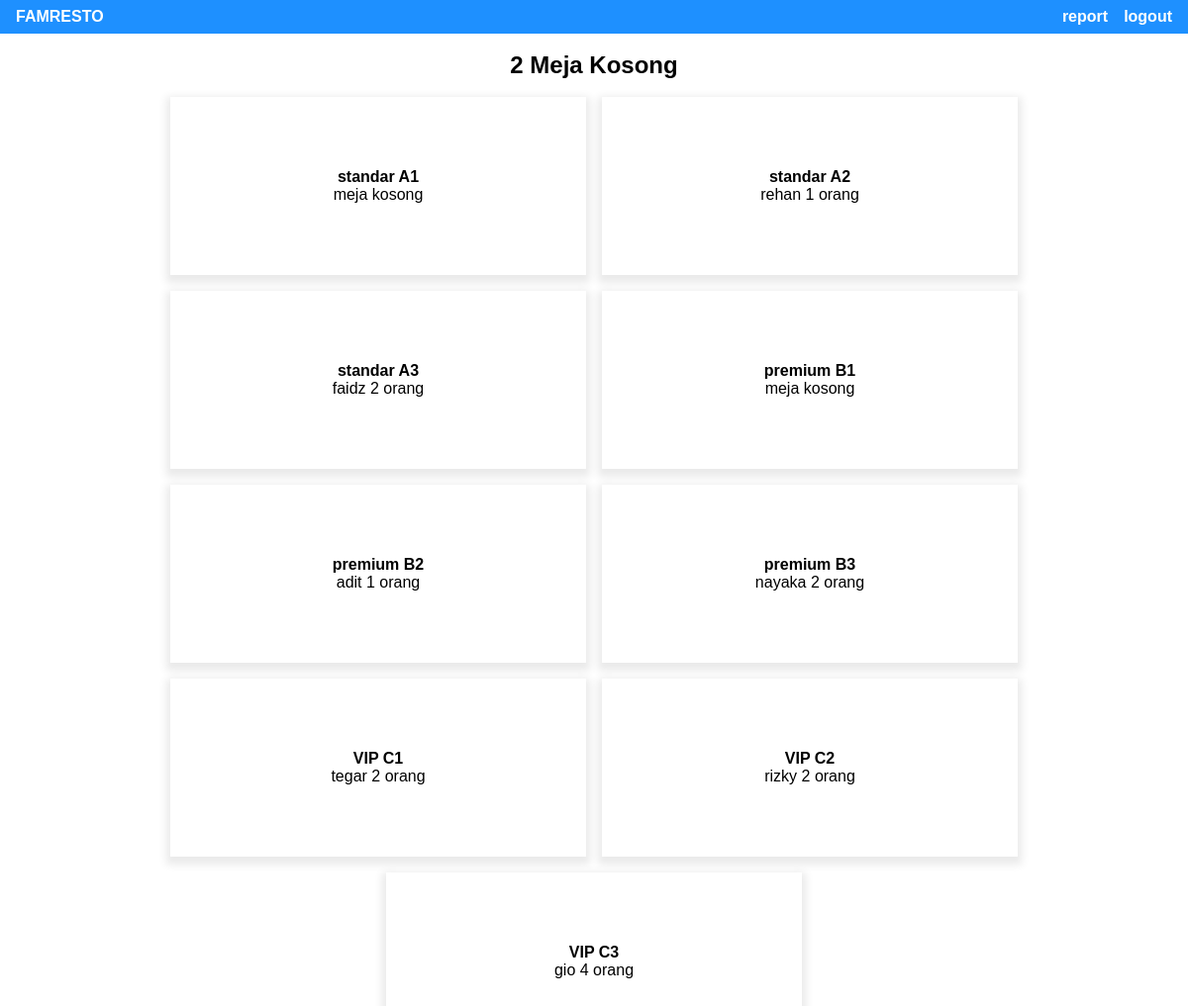
The app's page /index.php (signed in) with its own data.
### tables this page shows
CREATE TABLE `meja` (
  `id` int(11) NOT NULL,
  `no_meja` varchar(255) NOT NULL,
  `tipe_meja` varchar(255) NOT NULL DEFAULT 'standar',
  `nama_pelanggan` varchar(255) DEFAULT NULL,
  `jumlah_orang` int(11) DEFAULT NULL,
  `status` tinyint(1) NOT NULL DEFAULT 0
);

### index.php (the view, shortened to what this page needs)
<?php
      require_once("services/database.php");
      $select_meja_query = "select * from meja";
      $count_meja_query = "SELECT COUNT(status) as total_count, SUM(status=1) as total_row  FROM meja";
      $select_meja = $db->query($select_meja_query);
      $count_meja = $db->query($count_meja_query);
      $status = $count_meja->fetch_assoc();
      $jumlah_meja = $status["total_count"];
      $meja_isi = $status["total_row"];
?>
<!DOCTYPE html>
<html lang="en">
  <head>
    <link rel="stylesheet" href="style.css"/>
  </head>
  <body>
    <?php include("layouts/header.php") ?>
    <br />
    <?php
        $sisa_meja = $jumlah_meja - $meja_isi;
        if($jumlah_meja == $meja_isi) {
          echo "<h1 align='center'>Meja Penuh</h1>";
        }else{
          echo "<h1 align='center'>$sisa_meja Meja Kosong</h1>";
        }
    ?>
    <br/>
    <div class="container">
                  <?php
                      foreach ($select_meja as $meja) {
                  ?>
            <div class="card" onclick="goToMeja('<?= $meja['no_meja'] ?>', '<?= $meja['nama_pelanggan'] ?>')">
                  <b> <?= $meja['tipe_meja'] . " " . $meja['no_meja']; ?> </b>
                  <p>
                     <?= $meja['nama_pelanggan'] == NULL && $meja['jumlah_orang'] == NULL ? "meja kosong" :  $meja['nama_pelanggan'] . " " . $meja['jumlah_orang'] . " " . "orang"; ?>
                  </p>
            </div>
                  <?php } ?>
    </div>
  </body>
</html>

### layouts/header.php
<header>
        <div>
            <a href="index.php">FAMRESTO</a>
        </div>
        <div>
            <?php
                if(isset($_SESSION['isLogin'])){
                    echo "<div class='right' >";
                    echo "<a href='report.php'>report</a>";
                    echo "<a href='logout.php'>logout</a>";
                    echo "</div>";
                }else{
                    echo "<a href='login.php'>login</a>";
                }
            ?>
        </div>
</header>

### style.css (style rules this page uses)
*, html, body { margin: 0; padding: 0; box-sizing: border-box; }
html { font-family: Helvetica; }
header { display: flex; background-color: dodgerblue; width: 100%; justify-content: space-between; padding: 8px 16px; }
header a { text-decoration: none; color: white; font-weight: 600; cursor: pointer; }
.right { display: flex; gap: 16px; }
.container { display: flex; flex-wrap: wrap; justify-content: center; gap: 16px; }
.card { display: flex; flex-direction: column; justify-content: center; align-items: center; text-align: center; padding: 8px; width: 35%; height: 180px; cursor: pointer; box-shadow: #eaeaea 0 4px 8px 4px; }
h1 { font-size: 24px; font-weight: 600; text-align: center; }

### records on screen
meja: tipe_meja "standar", no_meja "A1", nama_pelanggan "meja kosong"
meja: tipe_meja "standar", no_meja "A2", nama_pelanggan "rehan", jumlah_orang "1"
meja: tipe_meja "standar", no_meja "A3", nama_pelanggan "faidz", jumlah_orang "2"
meja: tipe_meja "premium", no_meja "B1", nama_pelanggan "meja kosong"
meja: tipe_meja "premium", no_meja "B2", nama_pelanggan "adit", jumlah_orang "1"
meja: tipe_meja "premium", no_meja "B3", nama_pelanggan "nayaka", jumlah_orang "2"
meja: tipe_meja "VIP", no_meja "C1", nama_pelanggan "tegar", jumlah_orang "2"
meja: tipe_meja "VIP", no_meja "C2", nama_pelanggan "rizky", jumlah_orang "2"
meja: tipe_meja "VIP", no_meja "C3", nama_pelanggan "gio", jumlah_orang "4"

### other values on screen
$sisa_meja "2"
